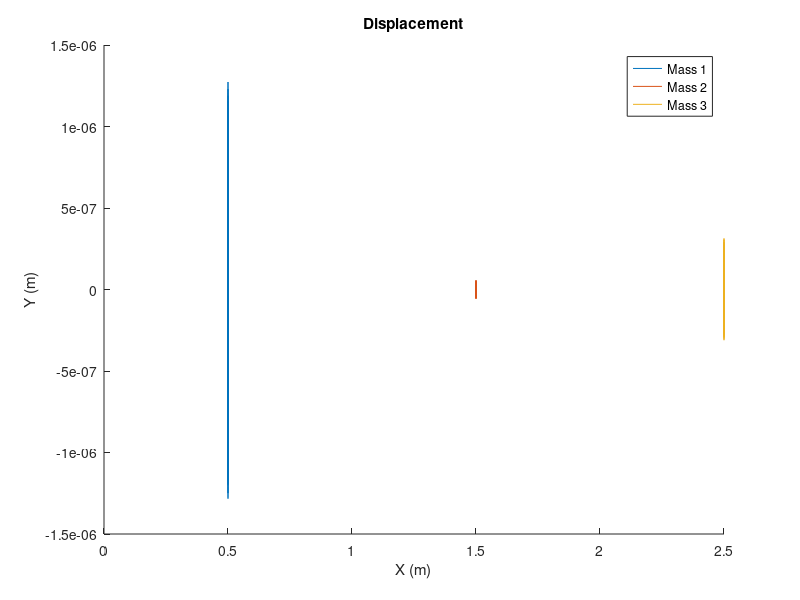
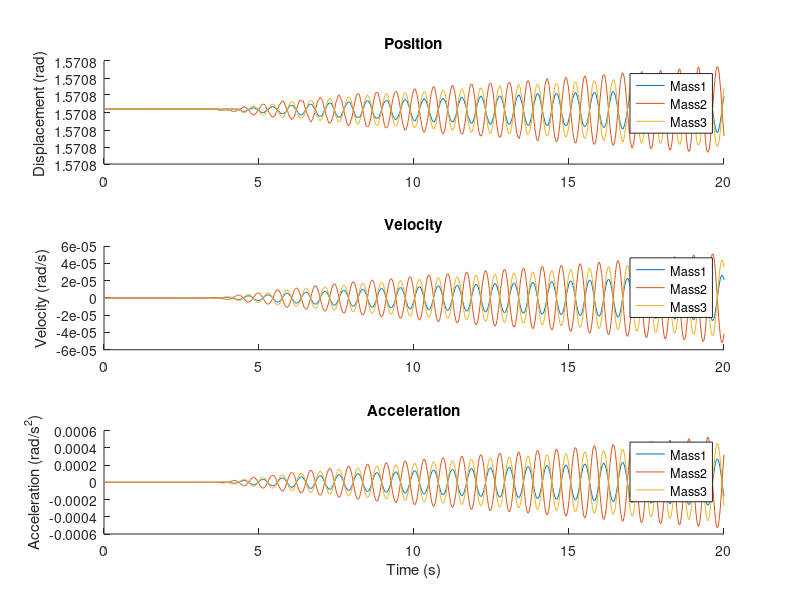
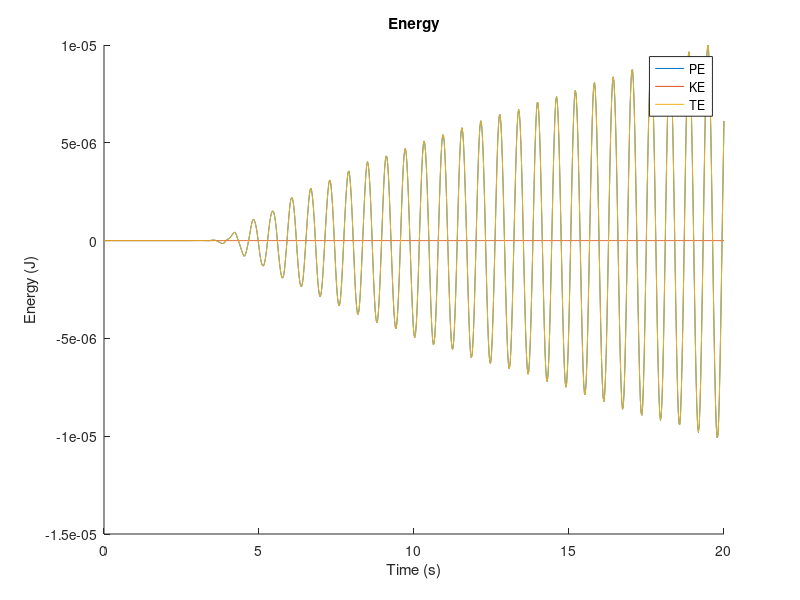

The MATLAB script that drew these images, in order:
%%PSET5 Q1: Sophie Li
%This function calculates the state equations for a double compound
%pendulum. It also took about 20 hours to debug.

%Should look like this: https://www.youtube.com/watch?v=_o_ap98sTwg
function base_doublepen
close all

L1 = 1;
L2 = 1;
L3 = 1;
M1 = 1;
M2 = 1;
M3 = 1;
g = 9.81;

theta1_0 = pi/2;
theta1v_0 = 0;
theta2_0 = pi/2;
theta2v_0 = 0;
theta3_0 = pi/2;
theta3v_0 = 0;

t_interval = 0:.025: 20;
initial_vals = [theta1_0; theta1v_0; theta2_0; theta2v_0; theta3_0; theta3v_0];

options = odeset('RelTol', 1e-7);
[T_out, Z_out] = ode45(@motion, t_interval, initial_vals, options);

t1_o = Z_out(:,1);
t1d_o = Z_out(:,2);
t2_o = Z_out(:,3);
t2d_o = Z_out(:,4);
t3_o = Z_out(:,5);
t3d_o = Z_out(:,6);

LHS = zeros(length(T_out), 9);
for i = 1:length(T_out)
    LHS(i, :) = calc_LHS(Z_out(i, :));
end

t1dd_o = LHS(:, 1);
t2dd_o = LHS(:, 2);
t3dd_o = LHS(:, 3);

x1 = L1/2.*sin(t1_o);
y1 = -L1/2.*cos(t1_o);
x2 = L1.*sin(t1_o) + L2/2.*sin(t2_o);
y2 = -L1.*cos(t1_o) - L2/2.*cos(t2_o);
x3 = L1.*sin(t1_o) + L2.*sin(t2_o) + L3/2.*sin(t3_o);
y3 = -L1.*cos(t1_o) - L2.*cos(t2_o) - L3/2.*cos(t3_o);

xv1 = L1/2.*cos(t1_o).*t1d_o;
yv1 = L1/2.*sin(t1_o).*t1d_o;
xv2 = xv1*2 + L2/2.*cos(t2_o).*t2d_o;
yv2 = yv1*2 + L2/2.*sin(t2_o).*t2d_o;
xv3 = xv1*2 + L2.*cos(t2_o).*t2d_o + L3/2.*cos(t3_o).*t3d_o;
yv3 = yv1*2 + L2.*sin(t2_o).*t2d_o + L3/2.*sin(t3_o).*t3d_o;

xa1 = L1/2.*cos(t1_o).*t1dd_o - L1/2.*sin(t1_o).*t1d_o.^2;
ya1 = L1/2.*sin(t1_o).*t1dd_o + L1/2.*cos(t1_o).*t1d_o.^2;
xa2 = L1.*cos(t1_o).*t1dd_o - L1.*sin(t1_o).*t1d_o.^2 + L2/2.*cos(t2_o).*t2dd_o - L2/2.*sin(t2_o).*t2d_o.^2;
ya2 = L1.*sin(t1_o).*t1dd_o + L1.*cos(t1_o).*t1d_o.^2 + L2/2.*sin(t2_o).*t2dd_o + L2/2.*cos(t2_o).*t2d_o.^2;
xa3 = L1.*cos(t1_o).*t1dd_o - L1.*sin(t1_o).*t1d_o.^2 + L2.*cos(t2_o).*t2dd_o - L2.*sin(t2_o).*t2d_o.^2 ...
      + L3/2.*cos(t3_o).*t3dd_o - L3/2.*sin(t3_o).*t3d_o.^2;
ya3 = L1.*sin(t1_o).*t1dd_o + L1.*cos(t1_o).*t1d_o.^2 + L2.*sin(t2_o).*t2dd_o + L2.*cos(t2_o).*t2d_o.^2 ...
      + L3/2.*sin(t3_o).*t3dd_o + L3/2.*cos(t3_o).*t3d_o.^2;

%Cartesian Displacement
figure
hold all
plot(x1, y1)
plot(x2, y2)
plot(x3, y3)
legend('Mass 1', 'Mass 2', 'Mass 3')
title('Displacement')
xlabel('X (m)')
ylabel('Y (m)')

%Tangential Position/Velocity/Acceleration
figure
%Position
subplot(3,1,1)
hold all
plot(T_out, t1_o)
plot(T_out, t2_o)
plot(T_out, t3_o)
title('Position')
ylabel('Displacement (rad)')
legend('Mass1', 'Mass2', 'Mass3')
%Velocity
subplot(3,1,2)
hold all
plot(T_out, t1d_o)
plot(T_out, t2d_o)
plot(T_out, t3d_o)
title('Velocity')
ylabel('Velocity (rad/s)')
legend('Mass1', 'Mass2', 'Mass3')
%Acceleration
subplot(3,1,3)
hold all
plot(T_out, t1dd_o)
plot(T_out, t2dd_o)
plot(T_out, t3dd_o)
title('Acceleration')
xlabel('Time (s)')
ylabel('Acceleration (rad/s^2)')
legend('Mass1', 'Mass2', 'Mass3')

%Energy
PE1 = M1*g.*y1;
KE1 = M1*L1^2*t1d_o.^2/6;
PE2 = M2*g.*y2;
KE2 = (M2/2)*(L1^2*t1d_o.^2 + (L2^2/3)*t2d_o.^2 + L1*L2*t1d_o.*t2d_o.*cos(t2_o-t1_o));
PE3 = M3*g.*y3;
KE3 = (M3/2)*(L1^2*t1d_o.^2 + 2*L1*L2.*t1d_o.*t2d_o.*cos(t2_o - t1_o) + 2*L1*L3.*t1d_o.*t3d_o.*cos(t3_o - t1_o) ...
        + 2*L2*L3.*t2d_o.*t3d_o.*cos(t3_o - t2_o) + L2^2.*t2_o.^2 + (L3^3/4).*t3d_o.^2 + (L3^2/6)*t3d_o.^2);

KE1 = (M1/2)*((xv1.^2 + yv1.^2) + t1d_o.^2*((L1^2)/12));
KE2 = (M2/2)*((xv2.^2 + yv2.^2) + t2d_o.^2*((L2^2)/12));
KE3 = (M3/2)*((xv3.^2 + yv3.^2) + t3d_o.^2*((L3^2)/12));

PE = PE1 + PE2 + PE3;
KE = KE1 + KE2 + KE3;
TE = PE + KE;

figure
hold all
plot(T_out, PE)
plot(T_out, KE)
plot(T_out, TE)
legend('PE', 'KE', 'TE')
title('Energy')
xlabel('Time (s)')
ylabel('Energy (J)')

%% Pendulum length calcs
x1 = L1.*sin(t1_o);
y1 = -L1.*cos(t1_o);
x2 = L1.*sin(t1_o) + L2.*sin(t2_o);
y2 = -L1.*cos(t1_o) - L2.*cos(t2_o);
x3 = L1.*sin(t1_o) + L2.*sin(t2_o) + L3.*sin(t3_o);
y3 = -L1.*cos(t1_o) - L2.*cos(t2_o) - L3.*cos(t3_o);
% len2 = sqrt((x2 - x1).^2 + (y2 - y1).^2);
% len3 = sqrt((x3 - x2).^2 + (y3 - y2).^2);
% figure
% hold all
% plot(T_out, len2)
% plot(T_out, len3)
% legend('l2', 'l3')
% 
% %%ANIMATION   
% 
%     for i = 1:length(T_out)
%         clf; % clear the old figure
%         axis([-3 3 -3 3]);
%         hold all
%         PX = [0; x1(i)];
%         PY = [0; y1(i)];
%         PX2 = [x1(i); x2(i)];
%         PY2 = [y1(i); y2(i)];
%         PX3 = [x2(i); x3(i)];
%         PY3 = [y2(i); y3(i)];
%     %    quiver(position_x1(i), position_y1(i), velocity_x1(i)/5, velocity_y1(i)/5, 'g');
%      %   quiver(position_x1(i), position_y1(i), acceleration_x1(i)/10, acceleration_y1(i)/10, 'r');
% %         quiver(position_x2(i), position_y2(i), velocity_x2(i)/5, velocity_y2(i)/5, 'g');
% %         quiver(position_x2(i), position_y2(i), acceleration_x2(i)/20, acceleration_y2(i)/20, 'r');
%         plot(PX, PY, 'k');
%         plot(PX2, PY2, 'k');
%         plot(PX3, PY3, 'k');
% 
% %         plot(position_x1(i), position_y1(i), 'm.', 'linewidth', 10, 'markersize', 20);
% %         plot(position_x2(i), position_y2(i), 'm.', 'linewidth', 10, 'markersize', 20);
%         drawnow; % DO NOT FORGET THIS
%         pause(0.0005);
%     end
    
    function vals = calc_LHS(Z)
        t1 = Z(1);
        t1d = Z(2);
        t2 = Z(3);
        t2d = Z(4);
        t3 = Z(5);
        t3d = Z(6);
        
%         t2a = t2 - t1;
%         t3a = t3 - t2;
%         t3b = t3 - t1;
%        
%         A = [0, 0, 0, 1, 0, cos(t2a), -sin(t2a), 0, 0;
%             -M1*(L1/2), 0, 0, 0, 1, sin(t2a), cos(t2a), 0, 0;
%             -M2*L1*sin(t2a), 0, 0, 0, 0, -1, 0, cos(t3a), -sin(t3a);
%             M2*L1*cos(t2a), M2*(L2/2), 0, 0, 0, 0, 1, -sin(t3a), -cos(t3a);
%             M3*L1*sin(t3b), M3*L2*sin(t3a), 0, 0, 0, 0, 0, 1, 0;
%             M3*L1*cos(t3b), M3*L2*cos(t3a), M3*(L3/2), 0, 0, 0, 0, 0, 1;
%             (M1*L1^2)/12, 0, 0, 0, L1/2, (L1/2)*sin(t2a), (L1/2)*cos(t2a), 0, 0;
%             0, (M2*L2^2)/12, 0, 0, 0, 0, -L2/2, (-L2/2)*sin(t3a), (-L2/2)*cos(t3a);
%             0, 0, (M3*L3^2)/12, 0, 0, 0, 0, 0, -L3/2];
%           
%        r = [-M1*t1d^2*(L1/2) - M1*g*cos(t1);
%            M1*g*sin(t1);
%            -M2*t1d^2*L1*cos(t2a) - M2*t2d^2*(L2/2) - M2*g*cos(t2);
%            -M2*t1d^2*L1*sin(t2a) - M2*g*sin(t2);
%            M3*t1d^2*L1*cos(t3b) + M3*t2d^2*L2*cos(t3a)+ M3*g*cos(t3) + M3*t3d^2*(L3/2);
%            -M3*t1d^2*L1*sin(t3b) - M3*t2d^2*L2*sin(t3a) - M3*g*sin(t3);
%            0;
%            0;
%            0];
           %t1dd, t2dd, t3dd, O1, O2, A1, A2, P1, P2
        A = [M1*(L1/2)*sin(t1), 0, 0, 1, 0, 1, 0, 0, 0;
            -M1*(L1/2)*cos(t1), 0, 0, 0, 1, 0, 1, 0, 0;
            M2*L1*sin(t1), M2*(L2/2)*sin(t2), 0, 0, 0, -1, 0, 1, 0;
            -M2*L1*sin(t1), -M2*(L2/2)*cos(t2), 0, 0, 0, 0, -1, 0, 1;
            M3*L1*sin(t1), M3*L2*sin(t2), M3*(L3/2)*sin(t3), 0, 0, 0, 0, -1, 0;
            -M3*L1*sin(t1), -M3*L2*cos(t2), -M3*(L3/2)*cos(t3), 0, 0, 0, 0, 0, -1;
            (-M1*L1^2)/12, 0, 0, (L1/2)*sin(t1), -(L1/2)*cos(t1), -(L1/2)*sin(t1), (L1/2)*cos(t1), 0, 0;
            0, (-M2*L2^2)/12, 0, 0, 0, -(L2/2)*sin(t2), (L2/2)*cos(t2), -(L2/2)*sin(t2), (L2/2)*cos(t2);
            0, 0, (-M3*L3^2)/12, 0, 0, 0, 0, -(L3/2)*sin(t3), (L3/2)*cos(t3)];
        
        r = [-M1*t1d^2*(L1/2)*cos(t1);
            -M1*t1d^2*(L1/2)*sin(t1) - M1*g;
            -M2*t1d^2*L1*cos(t1) - M2*t2d^2*(L2/2)*cos(t2);
            -M2*t1d^2*L1*sin(t1) - M2*t2d^2*(L2/2)*sin(t2) - M2*g;
            -M3*t1d^2*L1*cos(t1) - M3*t2d^2*L2*cos(t2) - M3*t3d^2*(L3/2)*cos(t3);
            -M3*t1d^2*L1*sin(t1) - M3*t2d^2*L2*sin(t2) - M3*t3d^2*(L3/2)*sin(t3) - M3*g;
            0;
            0;
            0];
        
        vals = A\r; 
    end

    function vals = motion(T, Z)
        t1d = Z(2);
        t2d = Z(4);
        t3d = Z(6);
        
        res = calc_LHS(Z);
        
        t1dd = res(1);
        t2dd = res(2);
        t3dd = res(3);

        vals = [t1d; t1dd; t2d; t2dd; t3d; t3dd];
        
    end

end
        